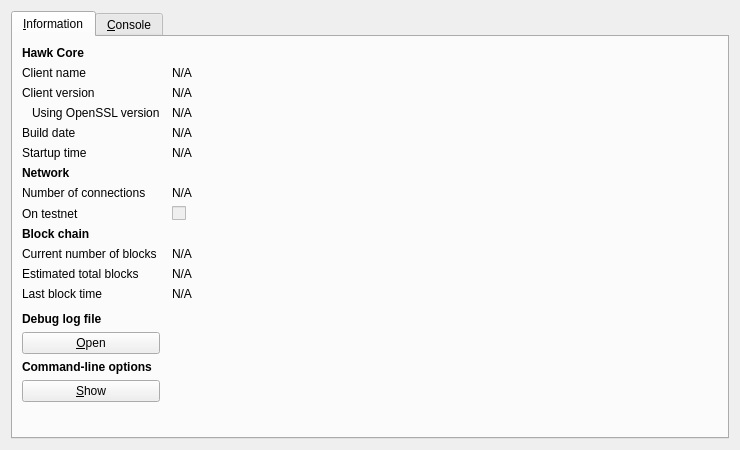
<?xml version="1.0" encoding="UTF-8"?>
<ui version="4.0">
 <class>RPCConsole</class>
 <widget class="QDialog" name="RPCConsole">
  <property name="geometry">
   <rect>
    <x>0</x>
    <y>0</y>
    <width>740</width>
    <height>450</height>
   </rect>
  </property>
  <property name="windowTitle">
   <string>Hawk - Debug window</string>
  </property>
  <layout class="QVBoxLayout" name="verticalLayout_2">
   <item>
    <widget class="QTabWidget" name="tabWidget">
     <property name="currentIndex">
      <number>0</number>
     </property>
     <widget class="QWidget" name="tab_info">
      <attribute name="title">
       <string>&amp;Information</string>
      </attribute>
      <layout class="QGridLayout" name="gridLayout" columnstretch="0,1">
       <property name="horizontalSpacing">
        <number>12</number>
       </property>
       <item row="0" column="0">
        <widget class="QLabel" name="label_9">
         <property name="font">
          <font>
           <weight>75</weight>
           <bold>true</bold>
          </font>
         </property>
         <property name="text">
          <string>Hawk Core</string>
         </property>
        </widget>
       </item>
       <item row="1" column="0">
        <widget class="QLabel" name="label_5">
         <property name="text">
          <string>Client name</string>
         </property>
        </widget>
       </item>
       <item row="1" column="1">
        <widget class="QLabel" name="clientName">
         <property name="cursor">
          <cursorShape>IBeamCursor</cursorShape>
         </property>
         <property name="text">
          <string>N/A</string>
         </property>
         <property name="textFormat">
          <enum>Qt::PlainText</enum>
         </property>
         <property name="textInteractionFlags">
          <set>Qt::LinksAccessibleByMouse|Qt::TextSelectableByKeyboard|Qt::TextSelectableByMouse</set>
         </property>
        </widget>
       </item>
       <item row="2" column="0">
        <widget class="QLabel" name="label_6">
         <property name="text">
          <string>Client version</string>
         </property>
        </widget>
       </item>
       <item row="2" column="1">
        <widget class="QLabel" name="clientVersion">
         <property name="cursor">
          <cursorShape>IBeamCursor</cursorShape>
         </property>
         <property name="text">
          <string>N/A</string>
         </property>
         <property name="textFormat">
          <enum>Qt::PlainText</enum>
         </property>
         <property name="textInteractionFlags">
          <set>Qt::LinksAccessibleByMouse|Qt::TextSelectableByKeyboard|Qt::TextSelectableByMouse</set>
         </property>
        </widget>
       </item>
       <item row="3" column="0">
        <widget class="QLabel" name="label_14">
         <property name="text">
          <string>Using OpenSSL version</string>
         </property>
         <property name="indent">
          <number>10</number>
         </property>
        </widget>
       </item>
       <item row="3" column="1">
        <widget class="QLabel" name="openSSLVersion">
         <property name="cursor">
          <cursorShape>IBeamCursor</cursorShape>
         </property>
         <property name="text">
          <string>N/A</string>
         </property>
         <property name="textFormat">
          <enum>Qt::PlainText</enum>
         </property>
         <property name="textInteractionFlags">
          <set>Qt::LinksAccessibleByMouse|Qt::TextSelectableByKeyboard|Qt::TextSelectableByMouse</set>
         </property>
        </widget>
       </item>
       <item row="4" column="0">
        <widget class="QLabel" name="label_12">
         <property name="text">
          <string>Build date</string>
         </property>
        </widget>
       </item>
       <item row="4" column="1">
        <widget class="QLabel" name="buildDate">
         <property name="cursor">
          <cursorShape>IBeamCursor</cursorShape>
         </property>
         <property name="text">
          <string>N/A</string>
         </property>
         <property name="textFormat">
          <enum>Qt::PlainText</enum>
         </property>
         <property name="textInteractionFlags">
          <set>Qt::LinksAccessibleByMouse|Qt::TextSelectableByKeyboard|Qt::TextSelectableByMouse</set>
         </property>
        </widget>
       </item>
       <item row="5" column="0">
        <widget class="QLabel" name="label_13">
         <property name="text">
          <string>Startup time</string>
         </property>
        </widget>
       </item>
       <item row="5" column="1">
        <widget class="QLabel" name="startupTime">
         <property name="cursor">
          <cursorShape>IBeamCursor</cursorShape>
         </property>
         <property name="text">
          <string>N/A</string>
         </property>
         <property name="textFormat">
          <enum>Qt::PlainText</enum>
         </property>
         <property name="textInteractionFlags">
          <set>Qt::LinksAccessibleByMouse|Qt::TextSelectableByKeyboard|Qt::TextSelectableByMouse</set>
         </property>
        </widget>
       </item>
       <item row="6" column="0">
        <widget class="QLabel" name="label_11">
         <property name="font">
          <font>
           <weight>75</weight>
           <bold>true</bold>
          </font>
         </property>
         <property name="text">
          <string>Network</string>
         </property>
        </widget>
       </item>
       <item row="7" column="0">
        <widget class="QLabel" name="label_7">
         <property name="text">
          <string>Number of connections</string>
         </property>
        </widget>
       </item>
       <item row="7" column="1">
        <widget class="QLabel" name="numberOfConnections">
         <property name="cursor">
          <cursorShape>IBeamCursor</cursorShape>
         </property>
         <property name="text">
          <string>N/A</string>
         </property>
         <property name="textFormat">
          <enum>Qt::PlainText</enum>
         </property>
         <property name="textInteractionFlags">
          <set>Qt::LinksAccessibleByMouse|Qt::TextSelectableByKeyboard|Qt::TextSelectableByMouse</set>
         </property>
        </widget>
       </item>
       <item row="8" column="0">
        <widget class="QLabel" name="label_8">
         <property name="text">
          <string>On testnet</string>
         </property>
        </widget>
       </item>
       <item row="8" column="1">
        <widget class="QCheckBox" name="isTestNet">
         <property name="enabled">
          <bool>false</bool>
         </property>
         <property name="text">
          <string/>
         </property>
        </widget>
       </item>
       <item row="9" column="0">
        <widget class="QLabel" name="label_10">
         <property name="font">
          <font>
           <weight>75</weight>
           <bold>true</bold>
          </font>
         </property>
         <property name="text">
          <string>Block chain</string>
         </property>
        </widget>
       </item>
       <item row="10" column="0">
        <widget class="QLabel" name="label_3">
         <property name="text">
          <string>Current number of blocks</string>
         </property>
        </widget>
       </item>
       <item row="10" column="1">
        <widget class="QLabel" name="numberOfBlocks">
         <property name="cursor">
          <cursorShape>IBeamCursor</cursorShape>
         </property>
         <property name="text">
          <string>N/A</string>
         </property>
         <property name="textFormat">
          <enum>Qt::PlainText</enum>
         </property>
         <property name="textInteractionFlags">
          <set>Qt::LinksAccessibleByMouse|Qt::TextSelectableByKeyboard|Qt::TextSelectableByMouse</set>
         </property>
        </widget>
       </item>
       <item row="11" column="0">
        <widget class="QLabel" name="label_4">
         <property name="text">
          <string>Estimated total blocks</string>
         </property>
        </widget>
       </item>
       <item row="11" column="1">
        <widget class="QLabel" name="totalBlocks">
         <property name="cursor">
          <cursorShape>IBeamCursor</cursorShape>
         </property>
         <property name="text">
          <string>N/A</string>
         </property>
         <property name="textFormat">
          <enum>Qt::PlainText</enum>
         </property>
         <property name="textInteractionFlags">
          <set>Qt::LinksAccessibleByMouse|Qt::TextSelectableByKeyboard|Qt::TextSelectableByMouse</set>
         </property>
        </widget>
       </item>
       <item row="12" column="0">
        <widget class="QLabel" name="label_2">
         <property name="text">
          <string>Last block time</string>
         </property>
        </widget>
       </item>
       <item row="12" column="1">
        <widget class="QLabel" name="lastBlockTime">
         <property name="cursor">
          <cursorShape>IBeamCursor</cursorShape>
         </property>
         <property name="text">
          <string>N/A</string>
         </property>
         <property name="textFormat">
          <enum>Qt::PlainText</enum>
         </property>
         <property name="textInteractionFlags">
          <set>Qt::LinksAccessibleByMouse|Qt::TextSelectableByKeyboard|Qt::TextSelectableByMouse</set>
         </property>
        </widget>
       </item>
       <item row="13" column="0">
        <spacer name="verticalSpacer_2">
         <property name="orientation">
          <enum>Qt::Vertical</enum>
         </property>
         <property name="sizeHint" stdset="0">
          <size>
           <width>20</width>
           <height>20</height>
          </size>
         </property>
        </spacer>
       </item>
       <item row="14" column="0">
        <widget class="QLabel" name="labelDebugLogfile">
         <property name="font">
          <font>
           <weight>75</weight>
           <bold>true</bold>
          </font>
         </property>
         <property name="text">
          <string>Debug log file</string>
         </property>
        </widget>
       </item>
       <item row="15" column="0">
        <widget class="QPushButton" name="openDebugLogfileButton">
         <property name="toolTip">
          <string>Open the Hawk debug log file from the current data directory. This can take a few seconds for large log files.</string>
         </property>
         <property name="text">
          <string>&amp;Open</string>
         </property>
         <property name="autoDefault">
          <bool>false</bool>
         </property>
        </widget>
       </item>
       <item row="16" column="0">
        <widget class="QLabel" name="labelCLOptions">
         <property name="font">
          <font>
           <weight>75</weight>
           <bold>true</bold>
          </font>
         </property>
         <property name="text">
          <string>Command-line options</string>
         </property>
        </widget>
       </item>
       <item row="17" column="0">
        <widget class="QPushButton" name="showCLOptionsButton">
         <property name="toolTip">
          <string>Show the Hawk-Qt help message to get a list with possible Hawk command-line options.</string>
         </property>
         <property name="text">
          <string>&amp;Show</string>
         </property>
         <property name="autoDefault">
          <bool>false</bool>
         </property>
        </widget>
       </item>
       <item row="18" column="0">
        <spacer name="verticalSpacer">
         <property name="orientation">
          <enum>Qt::Vertical</enum>
         </property>
         <property name="sizeHint" stdset="0">
          <size>
           <width>20</width>
           <height>40</height>
          </size>
         </property>
        </spacer>
       </item>
      </layout>
     </widget>
     <widget class="QWidget" name="tab_console">
      <attribute name="title">
       <string>&amp;Console</string>
      </attribute>
      <layout class="QVBoxLayout" name="verticalLayout_3">
       <property name="spacing">
        <number>3</number>
       </property>
       <item>
        <widget class="QTextEdit" name="messagesWidget">
         <property name="minimumSize">
          <size>
           <width>0</width>
           <height>100</height>
          </size>
         </property>
         <property name="readOnly">
          <bool>true</bool>
         </property>
         <property name="tabKeyNavigation" stdset="0">
          <bool>false</bool>
         </property>
         <property name="columnCount" stdset="0">
          <number>2</number>
         </property>
        </widget>
       </item>
       <item>
        <layout class="QHBoxLayout" name="horizontalLayout">
         <property name="spacing">
          <number>3</number>
         </property>
         <item>
          <widget class="QLabel" name="label">
           <property name="text">
            <string notr="true">&gt;</string>
           </property>
          </widget>
         </item>
         <item>
          <widget class="QLineEdit" name="lineEdit"/>
         </item>
         <item>
          <widget class="QPushButton" name="clearButton">
           <property name="maximumSize">
            <size>
             <width>24</width>
             <height>24</height>
            </size>
           </property>
           <property name="toolTip">
            <string>Clear console</string>
           </property>
           <property name="text">
            <string/>
           </property>
           <property name="icon">
            <iconset resource="../bitcoin.qrc">
             <normaloff>:/icons/remove</normaloff>:/icons/remove</iconset>
           </property>
           <property name="shortcut">
            <string notr="true">Ctrl+L</string>
           </property>
           <property name="autoDefault">
            <bool>false</bool>
           </property>
          </widget>
         </item>
        </layout>
       </item>
      </layout>
     </widget>
    </widget>
   </item>
  </layout>
 </widget>
 <resources>
  <include location="../bitcoin.qrc"/>
 </resources>
 <connections/>
</ui>
